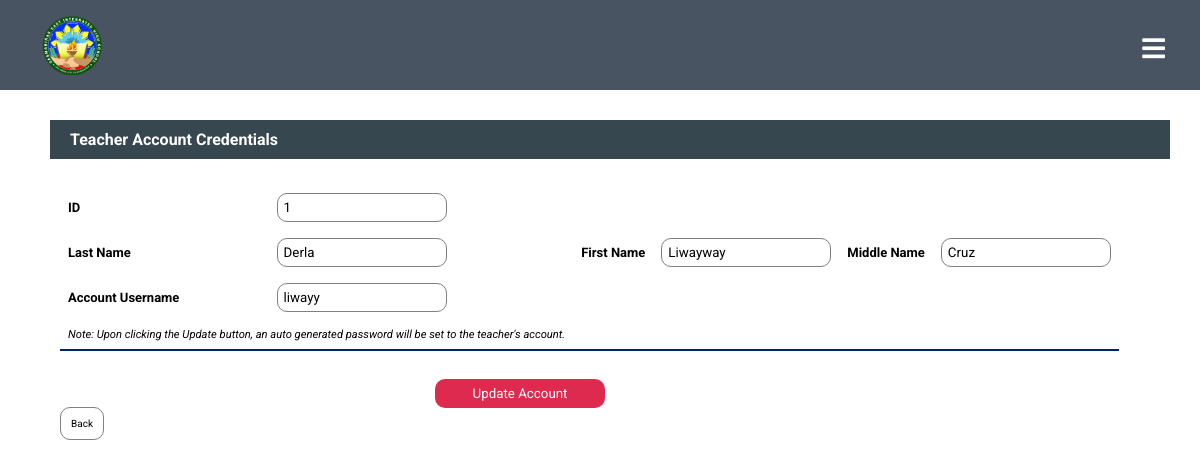
The app's page /Admin/updateTeacherPassword.php?tid=1 with its own data.
### tables this page shows
CREATE TABLE IF NOT EXISTS `tbl_teacheraccount` (
`teacheraccount_ID` int(25) NOT NULL,
  `teacher_ID` int(25) NOT NULL,
  `teacher_email_address` varchar(50) NOT NULL,
  `teacher_username` varchar(255) NOT NULL,
  `teacher_password` varchar(255) NOT NULL
);

CREATE TABLE IF NOT EXISTS `tbl_teacher` (
`teacher_ID` int(25) NOT NULL,
  `teacher_lname` varchar(255) NOT NULL,
  `teacher_fname` varchar(255) NOT NULL,
  `teacher_mname` varchar(255) NOT NULL,
  `teacher_email_address` varchar(255) NOT NULL,
  `teacher_sex` varchar(25) NOT NULL,
  `teacher_bday` date NOT NULL,
  `teacher_address` varchar(255) NOT NULL,
  `teacher_contact_number` varchar(12) NOT NULL,
  `strands_name` varchar(255) NOT NULL,
  `section_name` varchar(255) NOT NULL,
  `subject_teaching` varchar(300) NOT NULL,
  `teacher_status` varchar(255) NOT NULL
);

### Admin/updateTeacherPassword.php (the view, shortened to what this page needs)
<link rel="stylesheet" type="text/css" href="css/register.css"><?php
include("../dbconnect.php");
$tid = $_GET['tid'];
$sql = mysqli_query($conn, "SELECT * FROM tbl_teacher as t1 inner join tbl_teacheraccount as t2 on t1.teacher_ID = t2.teacher_ID WHERE t1.teacher_ID = '$tid'");
$rec = mysqli_fetch_assoc($sql);
$sql1 = mysqli_query($conn, "SELECT COUNT(teacheraccount_ID) AS num FROM tbl_teacheraccount");
$IDcount = mysqli_fetch_assoc($sql1);
?>
<!DOCTYPE html>
<html>
<head>
	<link rel="stylesheet" type="text/css" href="css/register.css">
</head>
<body>
	<?php
		include('navbar.php')
	?>
	<div class="container">
		<div class="header">
			<h4>Teacher Account Credentials</h4>
		</div>
		<form method="post">
			<table>
				<tr>
					<td><input type="hidden" disabled name="teacheraccount_ID" value="<?php echo $IDcount['num']; ?>">
					</td>
				</tr>
				<tr>
					<td class="head">ID</td>
					<td><input type="number" readonly name="teacher_ID" value="<?php echo $rec['teacher_ID']; ?>"></td>
				</tr>
				<tr>
				<td class="head">Last Name</td>
						<td><input type="text" class="adviser_list" value=<?php echo $rec['teacher_lname']; ?>  readonly placeholder="" required></td>
                        <td class="head">First Name</td>
                        <td><input type="text" class="adviser_list" value=<?php echo $rec['teacher_fname']; ?> readonly placeholder="" required></td>
                        <td class="head">Middle Name</td>
                        <td><input type="text" class="adviser_list" value=<?php echo $rec['teacher_mname']; ?> readonly placeholder="" required></td>
				</tr>
				<tr>
					<td class="head">Account Username</td>
					<td><input type="text" required name="teacher_username" value="<?php echo $rec['teacher_username']; ?>"></td>
				</tr>
				<tr>
					<td colspan="2">
						<p class="label">
							Note: Upon clicking the Update button, an auto generated password will be set to the teacher's account.
						</p>
					</td>
					<td>
					</td>
				</tr>
			</table>
			<div class="footer-links">
				<div class="submit-btn">
					<input type="submit" class="update-btn" name="submit" value="Update Account">
				</div>
				<div class="back-btn">
					<a href="teacherslist.php">Back</a>
				</div>
			</div>
		</form>
	</div>
</body>
</html>

### Admin/css/register.css (style rules this page uses)
* { padding: 0; margin: 0; font-family: sans-serif; }
.container { margin: 120px 30px 0 50px; }
form { padding: 10px 10px; }
table { border-collapse: collapse; }
table td { padding: 8px 8px; }
table .head { font-size: 13px; font-weight: bold; }
input, select { width: 170px; padding: 6px 6px; border: 1px solid gray; border-radius: 10px; }
.back-btn a { text-decoration: none; font-size: 10px; color: black; padding: 10px 10px; background-color: white; border: 1px solid gray; border-radius: 10px; margin-bottom: 2rem; }
table { border-bottom: 2px solid #002366; }
@media screen and (max-width:1300px) { .header h4 { display: block !important; } }

### Admin/css/styles.css (style rules this page uses)
* { margin: 0; padding: 0; text-decoration: none; font-family: "Roboto", sans-serif; }

### Admin/updateTeacherPassword.php (style rules this page uses)
.footer-links { margin-top: 3rem; }
.update-btn { opacity: .9; background-color: crimson; border: 1px solid transparent; color: #fff; margin-left: 375px; margin-top: -20px; cursor: pointer; }
.back-btn { margin-top: 10px; }
.header h4 { padding: 10px 20px; color: white; background-color:#37474f; }
.label { font-size: .7rem; font-style: italic; }

### records on screen
tbl_teacheraccount: teacher_ID "1", teacher_ID.teacher_lname "Derla", teacher_ID.teacher_fname "Liwayway", teacher_ID.teacher_mname "Cruz", teacher_username "liwayy"
